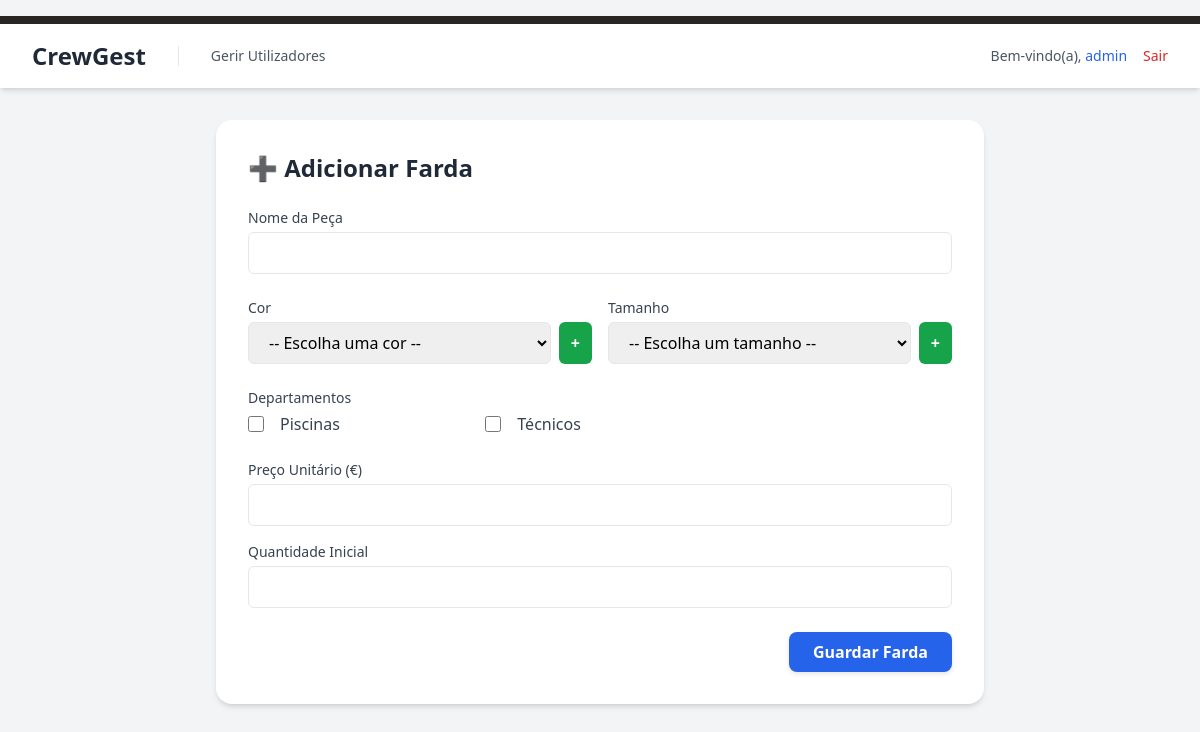
The page /public/adicionar_farda.php (signed in) on the database as committed earlier.
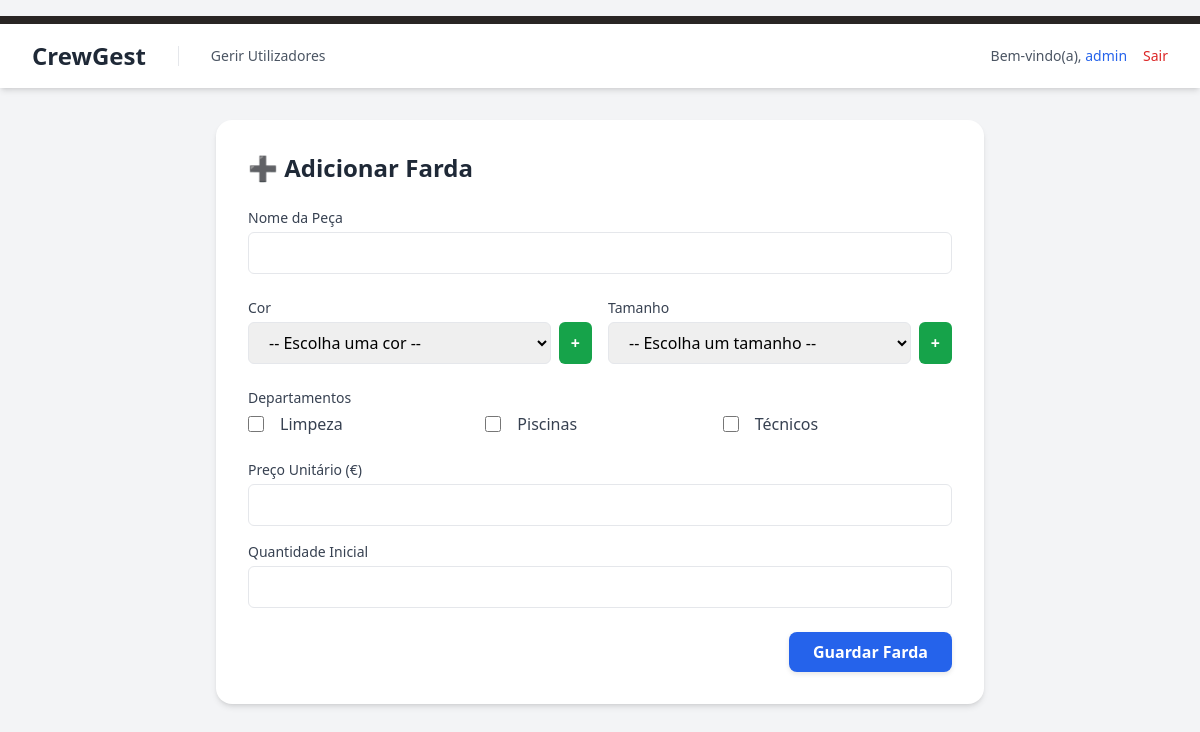
The same page on the database as committed later.
### tables this page shows
CREATE TABLE `departamentos` (
  `id` int(11) NOT NULL,
  `nome` varchar(100) NOT NULL,
  `criado_em` timestamp NOT NULL DEFAULT current_timestamp()
);

### public/adicionar_farda.php (the view, shortened to what this page needs)
<?php
require_once '../config/db.php';
$departamentos = $pdo->query("SELECT id, nome FROM departamentos ORDER BY nome ASC")->fetchAll(PDO::FETCH_ASSOC);
?>
<!DOCTYPE html>
<html lang="pt-PT" class="bg-gray-100">
<head>
    <link href="<?= BASE_URL ?>/public/css/style.css" rel="stylesheet">
</head>
<body class="bg-gray-100">
    <?php include_once '../src/templates/header.php'; ?>
    <main class="max-w-3xl mx-auto bg-white rounded-2xl shadow-md p-8 mt-8">
        <h1 class="text-2xl font-bold text-gray-800 mb-6">➕ Adicionar Farda</h1>
        <form action="" method="POST" class="space-y-6">
            <div>
                <label class="block text-sm font-medium text-gray-700 mb-1">Nome da Peça</label>
                <input type="text" name="nome" required
                       class="w-full px-4 py-2 border rounded-md focus:ring-2 focus:ring-blue-500">
            </div>
            <div class="grid grid-cols-1 md:grid-cols-2 gap-4">
                <div>
                    <label class="block text-sm font-medium text-gray-700 mb-1">Cor</label>
                    <div class="flex gap-2">
                        <select id="cor_id" name="cor_id" class="w-full px-4 py-2 border rounded-md" required>
                            <option value="">-- Escolha uma cor --</option>
                        </select>
                        <button type="button" id="btnAddCor"
                                style="background:#16a34a; color:white; font-weight:bold;
                                    padding:0 12px; border-radius:6px;">
                            +
                        </button>
                    </div>
                </div>
                <div>
                    <label class="block text-sm font-medium text-gray-700 mb-1">Tamanho</label>
                    <div class="flex gap-2">
                        <select id="tamanho_id" name="tamanho_id" class="w-full px-4 py-2 border rounded-md" required>
                            <option value="">-- Escolha um tamanho --</option>
                        </select>
                        <button type="button" id="btnAddTamanho"
                                style="background:#16a34a; color:white; font-weight:bold;
                                    padding:0 12px; border-radius:6px;">
                            +
                        </button>
                    </div>
                </div>
            </div>
            <div>
                <label class="block text-sm font-medium text-gray-700 mb-1">Departamentos</label>
                <div class="grid grid-cols-2 md:grid-cols-3 gap-2">
                    <?php foreach ($departamentos as $d): ?>
                        <label class="flex items-center space-x-2">
                            <input type="checkbox" name="departamentos[]" value="<?= $d['id'] ?>"
                                   class="h-4 w-4 text-blue-600 border-gray-300 rounded">
                            <span class="text-gray-700 ml-4"><?= htmlspecialchars($d['nome']) ?></span>
                        </label>
                    <?php endforeach; ?>
                </div>
            </div>
            <div class="grid grid-cols-2 gap-4">
                <div>
                    <label class="block text-sm font-medium text-gray-700 mb-1">Preço Unitário (€)</label>
                    <input type="number" step="0.01" min="0" name="preco_unitario" required
                           class="w-full px-4 py-2 border rounded-md focus:ring-2 focus:ring-blue-500">
                </div>
                <div>
                    <label class="block text-sm font-medium text-gray-700 mb-1">Quantidade Inicial</label>
                    <input type="number" name="quantidade" min="0" required
                           class="w-full px-4 py-2 border rounded-md focus:ring-2 focus:ring-blue-500">
                </div>
            </div>
            <div class="flex justify-end">
                <button type="submit"
                        class="bg-blue-600 hover:bg-blue-700 text-white font-semibold px-6 py-2 rounded-lg shadow">
                    Guardar Farda
                </button>
            </div>
        </form>
    </main>
</body>
</html>

Rows that differ between the two databases and show on the page:
added departamentos: nome "Limpeza"
